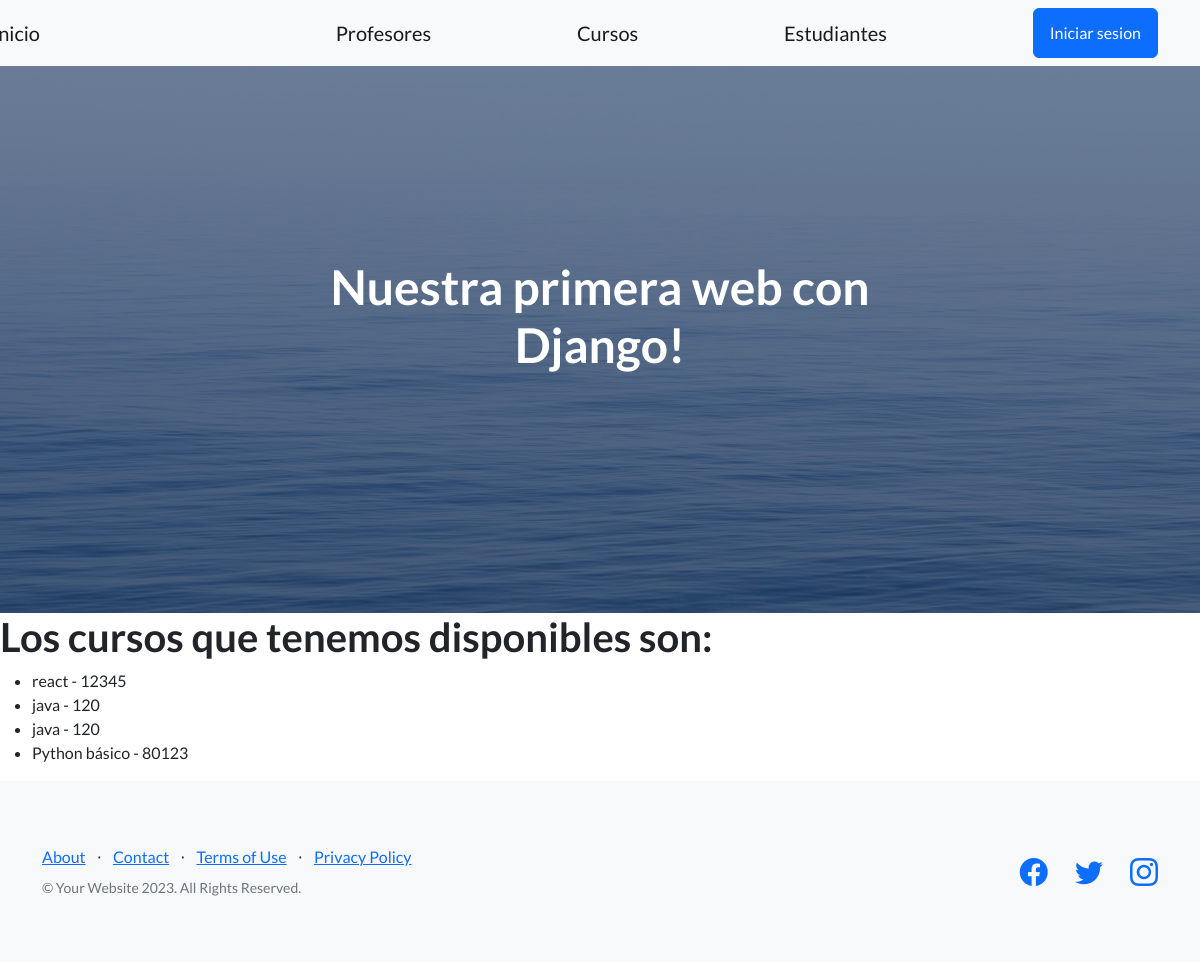
The app's page /app-coder/lista-cursos/, older data.
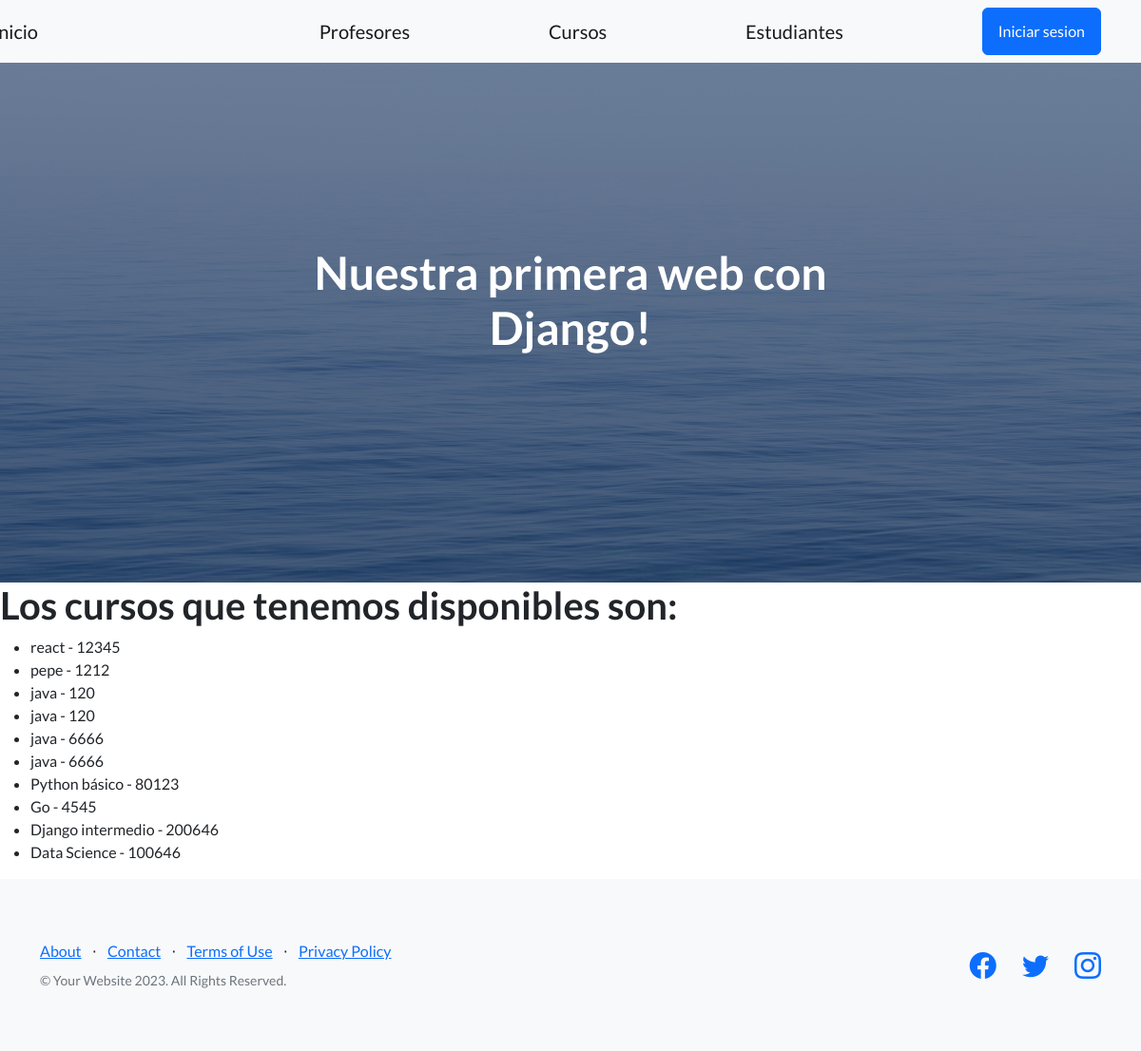
The same page, newer data.
### app_coder/models.py (models this page shows)
class Curso(models.Model):
    nombre = models.CharField(max_length=50)
    camada = models.IntegerField()
    def __str__(self):
        return f'{self.nombre} - {self.camada}'
    class Meta():
       verbose_name = 'Course'
       verbose_name_plural = 'My courses...'
       ordering = ('-nombre', 'camada')

### app_coder/views.py (the view)
# urls.py: path('lista-cursos/', lista_cursos),
def lista_cursos(req):
    lista = Curso.objects.all()
    print("Cursos encontrados: ", lista)
    return render(req, "cursos.html", {"lista_cursos": lista})

### app_coder/templates/cursos.html
{% extends 'padre.html' %}
{% block contenidoQueCambia %}
    <h1>Los cursos que tenemos disponibles son:</h1>
    <ul>
        {% if lista_cursos %}
            {% for curso in lista_cursos %}
                <li>{{ curso.nombre }} - {{ curso.camada }}</li>
            {% endfor %}
        {% else %}
            <li>No hay cursos disponibles.</li>
        {% endif %}
    </ul>
{% endblock contenidoQueCambia %}

Row changes from the older to the newer data that the page shows:
added Curso: nombre "pepe", camada "1212"
added Curso: nombre "java", camada "6666"
added Curso: nombre "java", camada "6666"
added Curso: nombre "Go", camada "4545"
added Curso: nombre "Django intermedio", camada "200646"
added Curso: nombre "Data Science", camada "100646"
